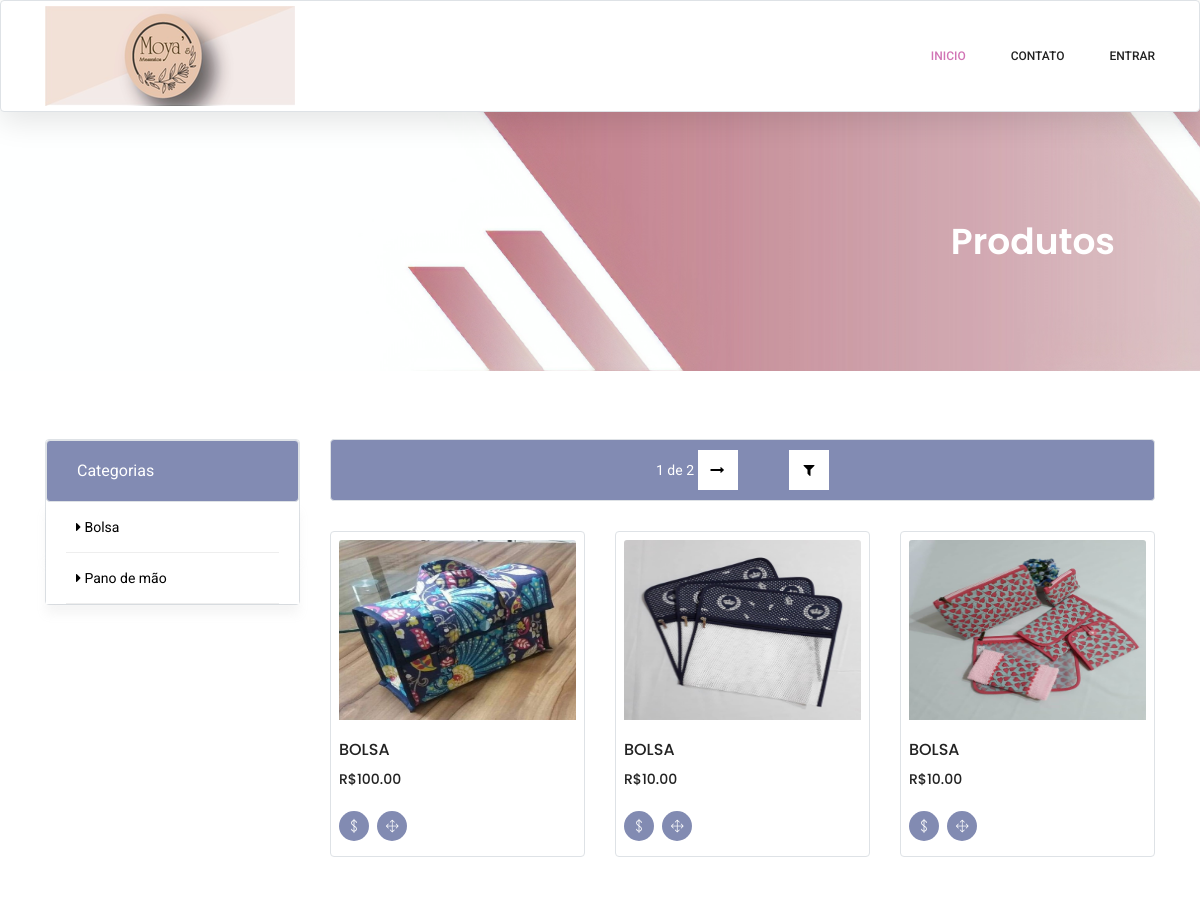
The app's page / (upper part), older data.
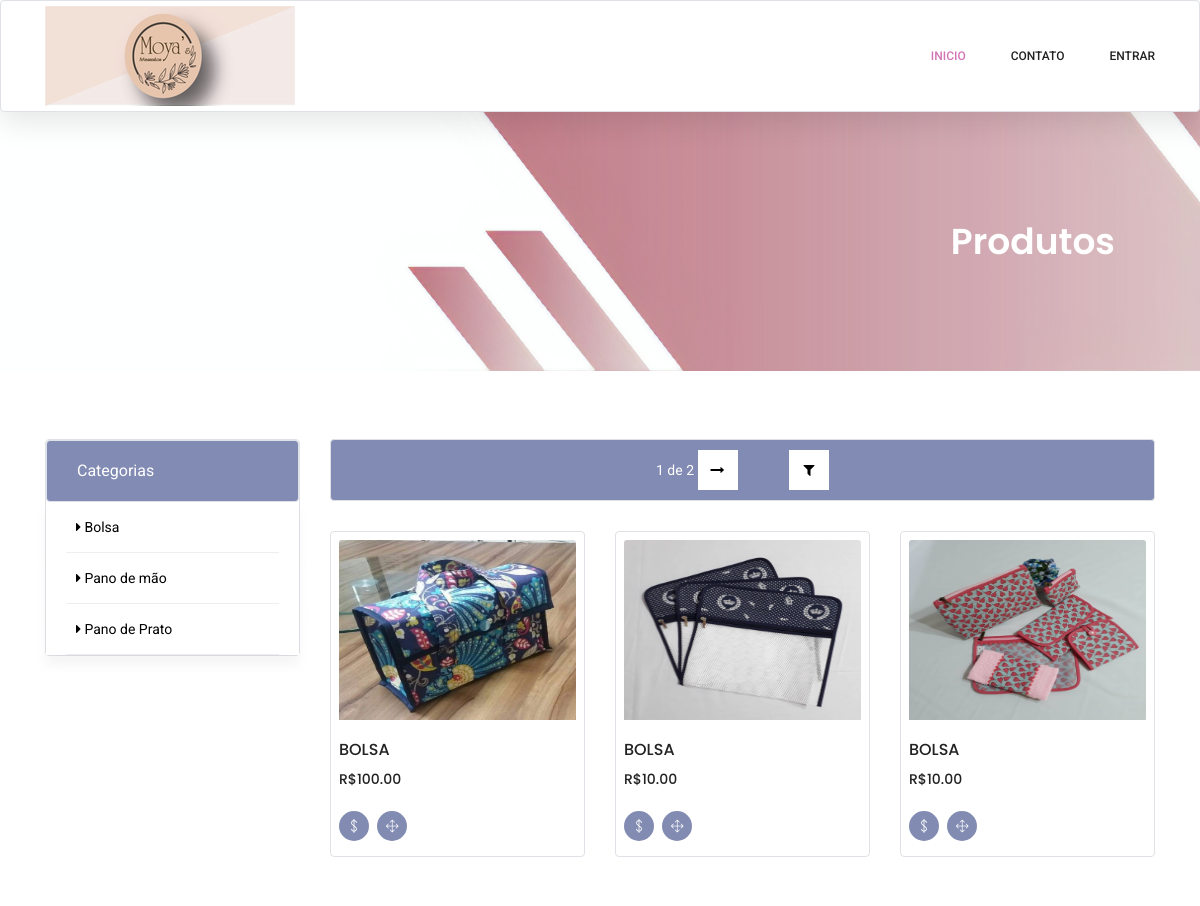
The same page, newer data.
### cadastros/models.py (models this page shows, shortened)
class Categoria(models.Model):
    nome = models.CharField(max_length=100)
    descricao = models.CharField(max_length=100)

class Produto(models.Model):
    codigo = models.CharField(max_length=100)
    nome = models.CharField(max_length=100)
    descricao = models.CharField(max_length=100)
    estoque = models.IntegerField()
    valorVenda = models.DecimalField(max_digits=50, decimal_places=2)
    imagem = models.ImageField(upload_to="imagens/%Y/%m/%d/", max_length=255, null=True, blank=True)
    categoria = models.ForeignKey(Categoria, on_delete=models.PROTECT)

### clientes/views.py (the view)
# urls.py: path('', PaginaInicial.as_view(), name="clientes-index"),
class PaginaInicial(TemplateView):
    template_name = 'clientes/index.html'
    def get_context_data(self, *args, **kwargs):
        context = super().get_context_data(*args, **kwargs)
        cat = self.request.GET.get('categoria')  # Recebe a página atual
        if cat:
            produtos = Produto.objects.filter(
                categoria__nome=cat).reverse()  # [0:9]
        else:
            produtos = Produto.objects.all().reverse()
        paginator = Paginator(produtos, 9)  # Divide os produtos em páginas
        page = self.request.GET.get('pagina')  # Recebe a página atual
        produtos = paginator.get_page(page)  # Filtra os produtos dessa página
        context['produtos'] = produtos
        context['categorias'] = Categoria.objects.all()
        return context

### clientes/templates/clientes/index.html (shortened to what this page needs)
{% extends 'clientes/formulario.html' %}
{%block conteudo%}
<section class="banner-area organic-breadcrumb">
    <div class="container">
        <div class="breadcrumb-banner d-flex flex-wrap align-items-center justify-content-end">
            <div class="col-first">
                <h1>Produtos</h1>
            </div>
        </div>
    </div>
</section>
<div class="container">
    <div class="row">
        <div class="col-xl-3 col-lg-4 col-md-5 ">
            <h2 class="text-center mt-2 mb-4">&nbsp;</h2>
            <div class="sidebar-categories border rounded">
                <div class="head border rounded">Categorias</div>
                {% for categoria in categorias %}
                <ul class="main-categories">
                    <li class="main-nav-list">
                        <a href="?categoria={{categoria.nome}}">
                            <i class="fa fa-caret-right" aria-hidden="true"></i>
                            {{categoria.nome}}
                        </a>
                    </li>
                </ul>
                {% empty %}
                <span>Sem categorias.</span>
                {% endfor %}
            </div>
        </div>
        <div class="col-xl-9 col-lg-8 col-md-7">
            <h2 class="text-center mt-2 mb-4">&nbsp;</h2>
            <div class="filter-bar d-flex flex-wrap align-items-center border rounded">
                <div class="pagination mx-auto">
                    <span class="step-links">
                        <span class="current text-white">
                            {{ produtos.number }} de {{ produtos.paginator.num_pages }}
                        </span>
                        {% if produtos.has_next %}
                        <a
                            href="?pagina={{ produtos.next_page_number }}{% if request.GET.categoria %}&categoria={{request.GET.categoria}}{% endif %}">
                            <i class="fa fa-long-arrow-right" aria-hidden="true"></i>
                        </a>
                        {% endif %}
                        <a href="{% url 'clientes-index' %}" class="ml-5" title="Limpar filtro">
                            <i class="fa fa-filter" aria-hidden="true"></i>
                        </a>
                    </span>
                </div>
            </div>
            <section class="lattest-product-area pb-40 category-list align-items-center">
                <div class="row">
                    {% for produto in produtos %}
                    <div class="col-lg-4 col-md-6">
                        <div class="single-product p-2 border rounded ">
                            <img class="card-img-top" height="180" src="{{produto.imagem.url}}" alt="">
                            <div class="product-details">
                                <h6>{{produto.nome}}</h6>
                                <div class="price">
                                    <h6>R${{produto.valorVenda}}</h6>
                                </div>
                                <div class="prd-bottom">
                                    <a href="{% url 'adicionar-produto' produto.pk 1  %}" class="social-info">
                                        <span class="ti-money"></span>
                                    </a>
                                    <a href="{% url 'clientes-paginaProduto' produto.pk %}" class="social-info">
                                        <span class="lnr lnr-move"></span>
                                    </a>
                                </div>
                            </div>
                        </div>
                    </div>
                    {% empty %}
                    <span class="col-lg-4 col-md-6 my-3">Nenhum Produto encontrado.</span>
                    {% endfor %}
                </div>
            </section>
        </div>
    </div>
</div>
{%endblock%}

Row changes from the older to the newer data that the page shows:
added Categoria: nome "Pano de Prato"
